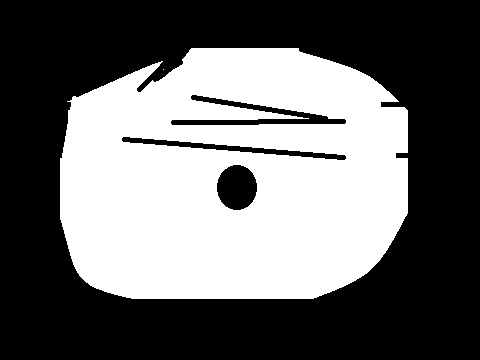
#> input picture kri/KRI2020 - referensi/python/splited/img/lapangan.png, 480 x 360 px
$ python '06. masking_and_draw_line.py'
#> lines starting #> are read from the running program, lines starting #| are printed output that depends on the picture; after the words box and inside, x2 and y2 are one past the last pixel; in counts of white or black regions, pixels touching at a corner belong together; pictures that were not available may be replaced by others from this repository, and a replacement may not be noted
import cv2 as cv


class ImageProcessingWidget(object):

    def __init__(self, maskfile, ballfile):
#> called with maskfile = 'img/lapangan.png', ballfile = 'img/bolamask.png'
        self.mask = cv.imread(maskfile, 0)
#> self.mask: shape (360, 480); 41.5% white; 2 white regions (1 under 20 px), largest, box (x1, y1, x2, y2) and area: (60, 48, 408, 299) 71703
        self.ball = cv.imread(ballfile, 0)
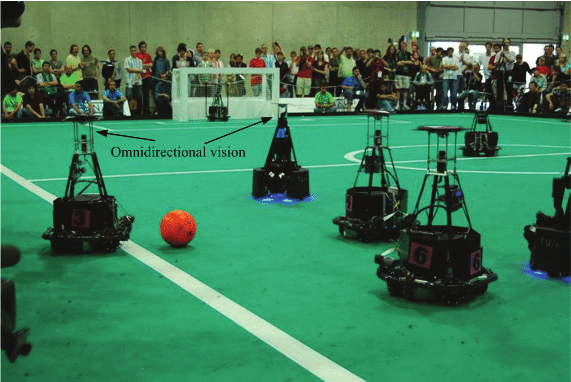
#> input picture kri/KRI2020 - referensi/python/splited/img/bola.png, 571 x 382 px, given in place of bolamask.png, which was not available
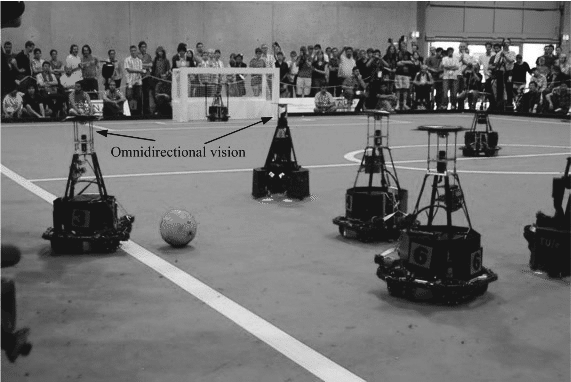
#> self.ball: shape (382, 571); min 21, max 255, mean 110.4

    def show_all_img(self):
        cv.imshow('mask img', self.mask)
        cv.imshow('ball img', self.ball)
        cv.imshow('ballmasked img', self.ballmasked)

    def masking(self):
        self.ball = cv.line(self.ball,
                            (235, 171),
                            (275, 70), 255, 10)
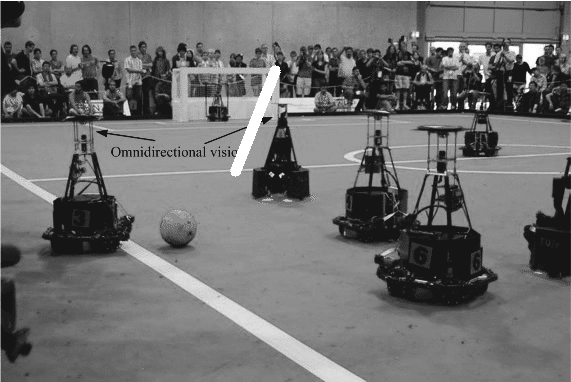
#> self.ball: shape (382, 571); 0.59% of pixels changed, all inside (x1, y1, x2, y2) = (230, 65, 281, 177)
#> (the run stopped early here; a loop or call above may not have finished)
